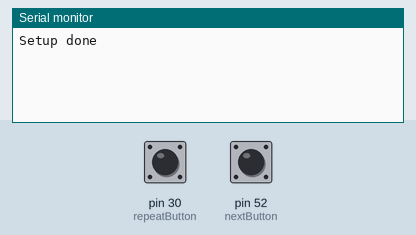
This sketch was run on a simulated Arduino Mega 2560, built with avr-gcc and run on an emulated ATmega2560. Shown: the last lines printed to the serial monitor. The test bench sets the inputs (shaded band); at power-on: pin 30 (repeatButton) HIGH, pin 52 (nextButton) HIGH.

Above: at 1.2 s.
1.3 s: pin 30 (repeatButton) pulled LOW for 0.15 s
At 2.2 s:
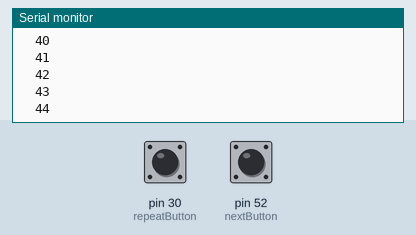
2.9 s: pin 52 (nextButton) pulled LOW for 0.15 s
At 3.5 s:
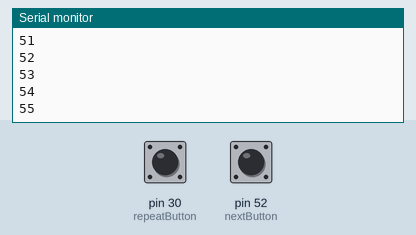
4.5 s: pin 52 (nextButton) pulled LOW for 1 s
At 6.7 s:
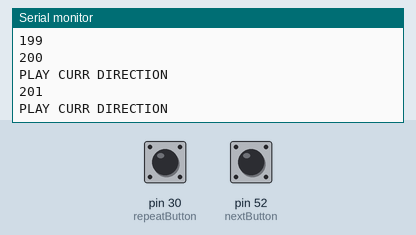
7.0 s: pin 30 (repeatButton) pulled LOW for 3.2 s
At 11.1 s:
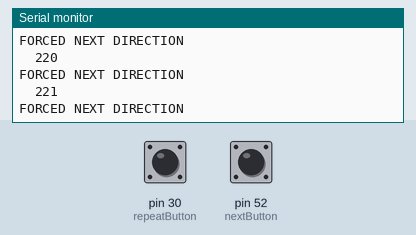
11.7 s: pin 30 (repeatButton) driven LOW and pin 52 (nextButton) driven LOW
At 12.8 s:
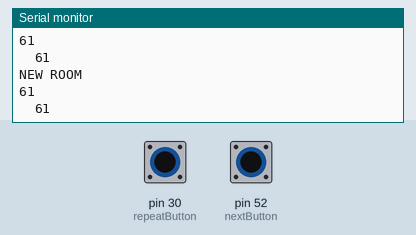
13.6 s: pin 30 (repeatButton) driven HIGH
Timing chart, 0 to 16.1 s (numbered marks = the images above; inputs shaded):
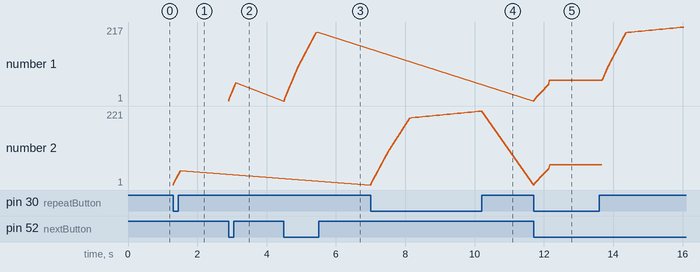

The sketch:

Button_Test.ino
```cpp
const int repeatButton = 30;
const int nextButton = 52;
uint32_t repeatButtonHoldTime = 0;
uint32_t nextButtonHoldTime = 0;

void setup() {
  pinMode(repeatButton, INPUT_PULLUP);
  pinMode(nextButton, INPUT_PULLUP);

  Serial.begin(9600);
  Serial.println("Setup done");
}

void loop() {
  handleButtons();
}

void handleButtons() {
  if (!digitalRead(nextButton)) {
    nextButtonHoldTime++;
    Serial.println(nextButtonHoldTime);
  } else {
    nextButtonHoldTime = 0;
  }

  if (!digitalRead(repeatButton)) {
    repeatButtonHoldTime++;
    Serial.println("\t" + String(repeatButtonHoldTime));
  } else {
    repeatButtonHoldTime = 0;
  }
  dictateButtonAction(nextButtonHoldTime, repeatButtonHoldTime);
}

void dictateButtonAction(uint8_t RBHoldTime, uint8_t NBHoldTime) {
  int actionDelay = 200;
  if (NBHoldTime >= actionDelay && RBHoldTime < actionDelay) {
    delay(100);
    if (NBHoldTime >= actionDelay && RBHoldTime < actionDelay) {
      Serial.println(F("FORCED NEXT DIRECTION"));
    }

  } else if (RBHoldTime >= actionDelay && NBHoldTime < actionDelay) {
    delay(100);
    if (RBHoldTime >= actionDelay && NBHoldTime < actionDelay) {
      Serial.println(F("PLAY CURR DIRECTION"));
    }


  } else if (RBHoldTime >= 50 && NBHoldTime >= 50) {
    Serial.println(F("NEW ROOM"));
    nextButtonHoldTime = 60;
    repeatButtonHoldTime = 60;
  }
}
```

Measured:
- after the input at 1.3 s, the serial monitor: prints a new line at once (image 1)
- after the input at 2.9 s, the serial monitor: prints a new line at once (image 2)
- after the input at 4.5 s, the serial monitor: prints a new line after 0.22 s (image 3)
- after the input at 11.7 s, the serial monitor: prints a new line at once (image 5)
- plotted number 1: 55 → 201 after the input at 4.5 s, 201 → 61 after the input at 11.7 s
- plotted number 2: 221 → 61 after the input at 11.7 s
